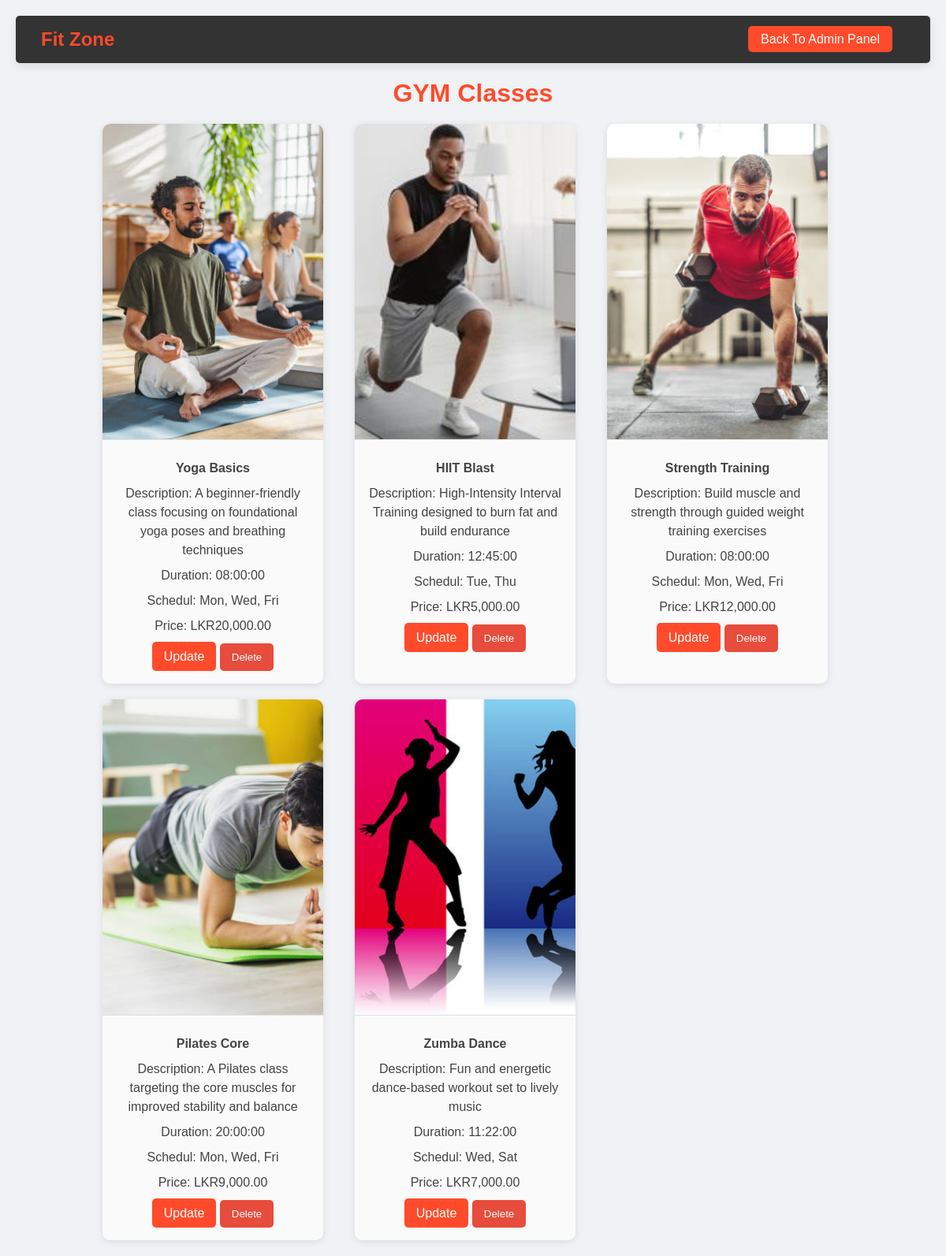
Page /ADMINshowclasses.php on the committed database.
### tables this page shows
CREATE TABLE `gym_classes` (
  `id` int(100) NOT NULL,
  `ClassName` varchar(100) NOT NULL,
  `Description` varchar(100) NOT NULL,
  `Duration` time NOT NULL,
  `Schedule` varchar(100) NOT NULL,
  `Price` decimal(10,2) NOT NULL,
  `Image` varchar(100) NOT NULL
);

### ADMINshowclasses.php (the view, shortened to what this page needs)
<?php
include("db/dbconn.php");
$sql = "SELECT * FROM gym_classes";
$result = $conn->query($sql);
?>
<!DOCTYPE html>
<html lang="en">
<head>
    <link rel="stylesheet" href="style/main.css">
</head>
<body>
    <nav>
        <div class="logo">Fit Zone</div>
        <ul class="nav-links">
            <li><a href="admindashboard.php" class="cta">Back To Admin Panel</a></li>
        </ul>
    </nav>
    <header>
        <h1>GYM Classes</h1>
    </header>
    <section>
            <?php while ($row = mysqli_fetch_assoc($result)){?>
                <div class="card">
                    <img src="classimages/<?php echo htmlspecialchars($row['Image']); ?>" alt="<?php echo htmlspecialchars($row['Image']); ?>" onerror="this.src='default-image.jpg';">
                    <div class="content">
                        <p class="ClassName"><?php echo htmlspecialchars($row["ClassName"]); ?></p>
                        <p class="Description">Description: <?php echo htmlspecialchars($row["Description"]); ?></p>
                        <p class="Duration">Duration: <?php echo htmlspecialchars($row["Duration"]); ?></p>
                        <p class="Schedule">Schedul: <?php echo htmlspecialchars($row["Schedule"]); ?></p>
                        <p class="Price">Price: LKR<?php echo htmlspecialchars(number_format($row["Price"], 2)); ?></p>
                        <div class="buttons">
                            <a href="updateClassGUI.php?id=<?php echo $row['id']; ?>" class="btn">Update</a>
                            <form action="deleteClasses.php" method="GET" style="display:inline;">
                                <button type="submit" class="btn delete">Delete</button>
                            </form>
                        </div>
                    </div>
                </div>
            <?php } ?>
    </section>
</body>
</html>

### style/main.css (style rules this page uses)
* { margin: 0; padding: 0; box-sizing: border-box; font-family: Arial, sans-serif; }
body { background-color: #0c1437; color: #333; display: flex; flex-direction: column; align-items: center; padding: 20px; }
header { width: 100%; max-width: 1200px; margin-bottom: 20px; }
nav { display: flex; justify-content: space-between; align-items: center; background-color: #333; padding: 1rem 2rem; border-radius: 5px; box-shadow: 0 4px 12px rgba(0, 0, 0, 0.1); }
.logo { font-size: 2rem; font-weight: bold; color: #ff4b2b; }
.nav-links { list-style: none; display: flex; gap: 1.5rem; }
.nav-links a { color: #f7f8fc; text-decoration: none; font-weight: 500; font-size: 1rem; }
.cta { background: #ff4b2b; padding: 0.5rem 1rem; border-radius: 5px; color: #fff; margin-left: 1rem; text-decoration: none; }
.card { background: rgba(0, 0, 0, 0.7); border-radius: 8px; overflow: hidden; box-shadow: 0 4px 8px rgba(0, 0, 0, 0.1); transition: transform 0.3s ease; width: 100%; max-width: 280px; cursor: pointer; }
.card img { width: 100%; height: 200px; object-fit: cover; }
.content { padding: 1rem; text-align: center; }
.product_name, .trainer_name ,.ClassName { font-size: 1.2rem; font-weight: bold; color: wheat; margin-bottom: 0.5rem; }

### ADMINshowclasses.php (style rules this page uses)
* { margin: 0; padding: 0; box-sizing: border-box; font-family: Arial, sans-serif; }
body { background-color: #f0f2f5; color: #333; display: flex; flex-direction: column; align-items: center; padding: 20px; }
nav { width: 100%; max-width: 1200px; background-color: #333; display: flex; align-items: center; justify-content: space-between; padding: 1rem 2rem; border-radius: 5px; margin-bottom: 20px; color: #fff; }
.logo { font-size: 1.5rem; font-weight: bold; color: #ff4b2b; }
.nav-links { list-style: none; display: flex; }
.nav-links li { margin: 0 1rem; }
.nav-links a { color: #fff; text-decoration: none; font-weight: 500; transition: color 0.3s; }
header { text-align: center; margin-bottom: 20px; }
header h1 { font-size: 2rem; color: #ff4b2b; }
section { display: grid; grid-template-columns: repeat(auto-fill, minmax(300px, 1fr)); gap: 20px; max-width: 1200px; margin: 0 auto; }
.card { background: #fff; border-radius: 10px; box-shadow: 0 2px 10px rgba(0, 0, 0, 0.1); overflow: hidden; text-align: center; transition: transform 0.2s; display: flex; flex-direction: column; justify-content: space-between; }
.card img { width: 100%; height: 400px; object-fit: cover; object-position: center; }
.content { padding: 1rem; flex-grow: 1; background: #fafafa; border-top: 1px solid #ddd; }
.content p { margin: 0.5rem 0; font-size: 1rem; line-height: 1.5; color: #444; }
.content p:first-child { font-weight: bold; }
.buttons { margin-top: 10px; }
.btn { background-color: #ff4b2b; color: white; border: none; border-radius: 5px; padding: 10px 15px; cursor: pointer; transition: background-color 0.3s; text-decoration: none; }
.btn.delete { background-color: #e74c3c; }

### rows in the picture
gym_classes: Image (picture), ClassName "Yoga Basics", Description "A beginner-friendly class focusing on foundational yoga poses and breathing techniques", Duration "08:00:00", Schedule "Mon, Wed, Fri", Price "20,000.00"
gym_classes: Image (picture), ClassName "HIIT Blast", Description "High-Intensity Interval Training designed to burn fat and build endurance", Duration "12:45:00", Schedule "Tue, Thu", Price "5,000.00"
gym_classes: Image (picture), ClassName "Strength Training", Description "Build muscle and strength through guided weight training exercises", Duration "08:00:00", Schedule "Mon, Wed, Fri", Price "12,000.00"
gym_classes: Image (picture), ClassName "Pilates Core", Description "A Pilates class targeting the core muscles for improved stability and balance", Duration "20:00:00", Schedule "Mon, Wed, Fri", Price "9,000.00"
gym_classes: Image (picture), ClassName "Zumba Dance", Description "Fun and energetic dance-based workout set to lively music", Duration "11:22:00", Schedule "Wed, Sat", Price "7,000.00"
